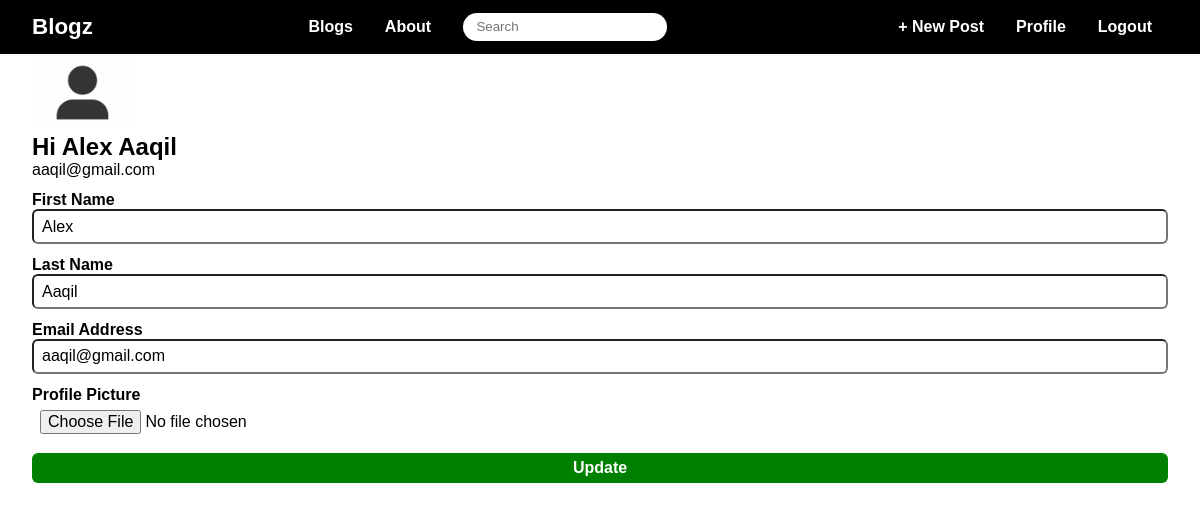
The app's page /profile (signed in) with its own data.
### blogs/models.py (models this page shows, shortened)
class User(db.Model, UserMixin):
    id = db.Column(db.Integer, primary_key=True)
    first_name = db.Column(db.String(40), nullable=False)
    last_name = db.Column(db.String(60), nullable=False)
    email_address = db.Column(db.String(120), nullable=False, unique=True)
    image_file = db.Column(db.String(20), nullable=False, default='default.jpg')
    password = db.Column(db.String(60), nullable=False)
    posts = db.relationship('Post', backref='author', lazy=True)

### blogs/users/routes.py (the view)
@users.route('/profile', methods=['GET', 'POST'])
@login_required
def profile():
    profile_picture = url_for('static', filename='images/profile_pictures/' + current_user.image_file)
    form = UpdateProfile()
    if form.validate_on_submit():
        if form.profile_picture.data:
            picture_file = save_picture(form.profile_picture.data)
            current_user.image_file = picture_file
        current_user.first_name = form.first_name.data
        current_user.last_name = form.last_name.data
        current_user.email_address = form.email_address.data
        db.session.commit()
        flash('Your account has been updated!', 'success')
        return redirect(url_for('users.profile'))
    elif request.method == 'GET':
        form.first_name.data = current_user.first_name
        form.last_name.data = current_user.last_name
        form.email_address.data = current_user.email_address
    return render_template('profile.html', title='Account', profile_picture=profile_picture, form=form)

### blogs/users/forms.py (shortened to what this page needs)
class UpdateProfile(FlaskForm):
    first_name = StringField('First Name', validators=[DataRequired()])
    last_name = StringField('Last Name', validators=[DataRequired()])
    email_address = StringField('Email Address', validators=[DataRequired(), Email()])
    profile_picture = FileField('Profile Picture', validators=[FileAllowed(['jpg', 'png'])])
    submit = SubmitField('Update')

### blogs/models.py (called while the page is built)
@login_manager.user_loader
def load_user(user_id):
    return User.query.get(int(user_id))

### blogs/templates/profile.html (shortened to what this page needs)
{% extends "layout.html" %}
{% block body %}
    <section class="Profile">
        <img src="{{ profile_picture }}" alt="User's Picture" width="100">
        <h1>Hi {{ current_user.first_name }} {{ current_user.last_name }}</h1>
        <p>{{ current_user.email_address }}</p>
        <div class="container">
            <form method="post" action="" enctype="multipart/form-data">
                <div class="inputs">
                    {{ form.first_name.label }}
                    {% if form.first_name.errors %}
                        {{ form.first_name(class="invalid_input") }}
                        {% for error in form.first_name.errors %}
                            <span class="error">{{ error }}</span>
                        {% endfor %}
                    {% else %}
                        {{ form.first_name }}
                    {% endif %}
                </div>
                <div class="inputs">
                    {{ form.last_name.label }}
                    {% if form.last_name.errors %}
                        {{ form.last_name(class="invalid_input") }}
                        {% for error in form.last_name.errors %}
                            <span class="error">{{ error }}</span>
                        {% endfor %}
                    {% else %}
                        {{ form.last_name }}
                    {% endif %}
                </div>
                <div class="inputs">
                    {{ form.email_address.label }}
                    {% if form.email_address.errors %}
                        {{ form.email_address(class="invalid_input") }}
                        {% for error in form.email_address.errors %}
                            <span class="error">{{ error }}</span>
                        {% endfor %}
                    {% else %}
                        {{ form.email_address }}
                    {% endif %}
                </div>
                <div class="inputs">
                    {{ form.profile_picture.label }}
                    {{ form.profile_picture }}
                </div>
                <div class="inputs">
                    {{ form.submit(class="action_btn") }}
                </div>
            </form>
        </div>
    </section>
{% endblock body %}

### blogs/static/css/styles.css (style rules this page uses)
* { padding: 0; margin: 0; box-sizing: border-box; font-family: sans-serif; }
section { padding: 0.2em 2em; }
form label { font-weight: 550; }
form .inputs { display: flex; flex-direction: column; margin: 0.75em 0; }
form .inputs input, form .inputs textarea { padding: 0.4em 0.5em; font-size: 1em; border-radius: 6px; }
form .action_btn { background: green; color: white; font-weight: bold; font-size: 1.05em; border: none; padding: 12px 32px; }

### records on screen
User: first_name "Alex", last_name "Aaqil", email_address "aaqil@gmail.com"
